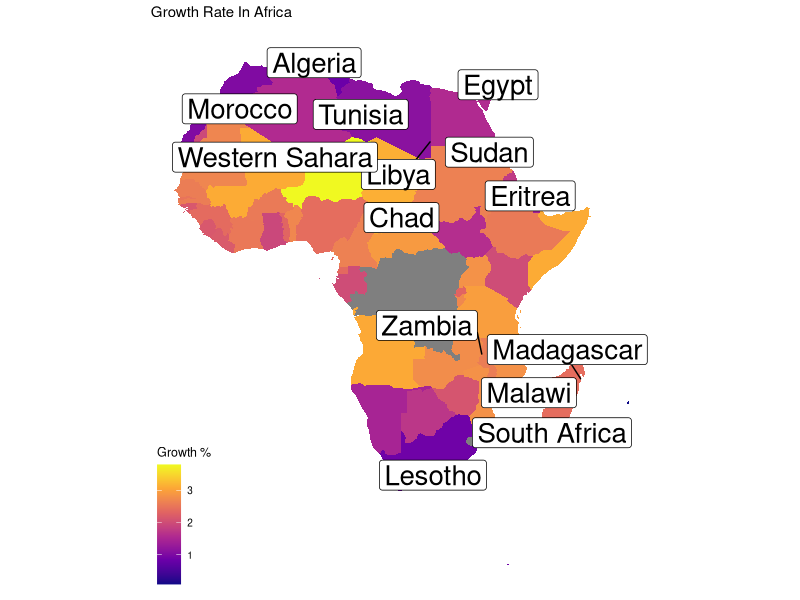
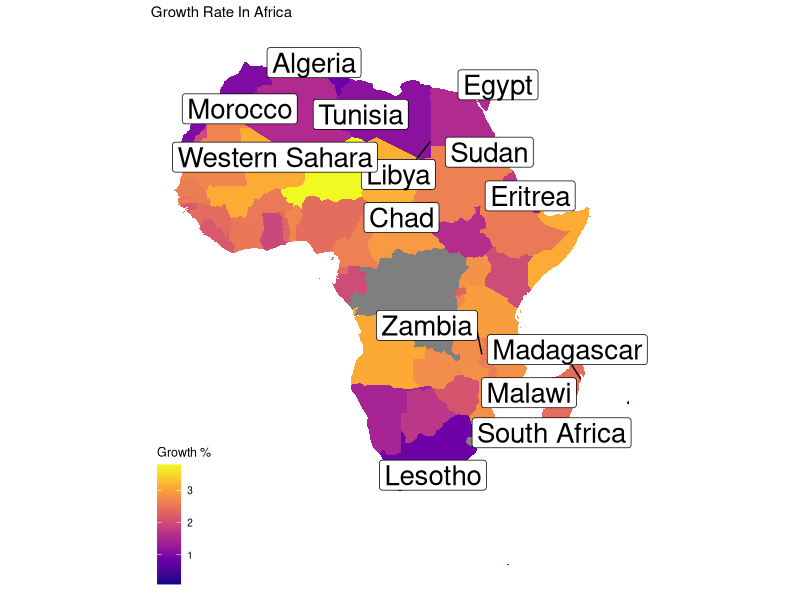

Write R code to recreate these figures, in order.
# Load the necessary libraries
library(dplyr)
library(ggplot2)
library(tidyverse)
library(ggrepel)
library(ggthemes)

# Import the world_population.csv dataset
world_population <- read.csv("world_population_data.csv")

# Remove '%' from growth_rate column
world_population <- world_population %>%
    mutate(growth_rate = as.numeric(sub("%", "", growth_rate)))

# Create dataframe for world coordinates using map_data
world_coordinates <- map_data("world")

# Filter data for African countries
africa_map <- subset(world_coordinates, region %in% c(
    "Algeria", "Angola", "Benin", "Botswana", "Burkina Faso", "Burundi",
    "Cabo Verde", "Cameroon", "Central African Republic", "Chad", "Comoros",
    "Democratic Republic of the Congo", "Djibouti", "Egypt", "Equatorial Guinea",
    "Eritrea", "Eswatini", "Ethiopia", "Gabon", "Gambia", "Ghana", "Guinea",
    "Guinea-Bissau", "Ivory Coast", "Kenya", "Lesotho", "Liberia", "Libya",
    "Madagascar", "Malawi", "Mali", "Mauritania", "Mauritius", "Morocco",
    "Mozambique", "Namibia", "Niger", "Nigeria", "Republic of Congo", "Rwanda", "Sao Tome and Principe",
    "Senegal", "Seychelles", "Sierra Leone", "Somalia", "South Africa", "South Sudan",
    "Sudan", "Swaziland", "Tanzania", "Togo", "Tunisia", "Uganda", "Western Sahara", "Zambia", "Zimbabwe"
)) %>%
    left_join(world_population, by = c("region" = "country"))

# Create label data for Africa
label_data <- africa_map %>%
    group_by(region) %>%
    filter(row_number() == 50)

# Create a geom_polygon plot using ggplot2
print(ggplot(africa_map) +
    geom_polygon(aes(long, lat, group = group, fill = growth_rate)) +
    coord_quickmap() +
    scale_fill_viridis_c(option = "plasma") +

    # Add labels to the plot
    labs(fill = "Growth %") +
    ggtitle("Growth Rate In Africa") +

    # Use geom_label_repel for Africa labels
    geom_label_repel(
        data = label_data, aes(x = long, y = lat, label = region),
        size = 7, max.overlaps = 7
    ) +

    # Tweak display of theme
    theme_map())

# Save the plot as a PNG file
ggsave("africa_plot.png", dpi = 300)
